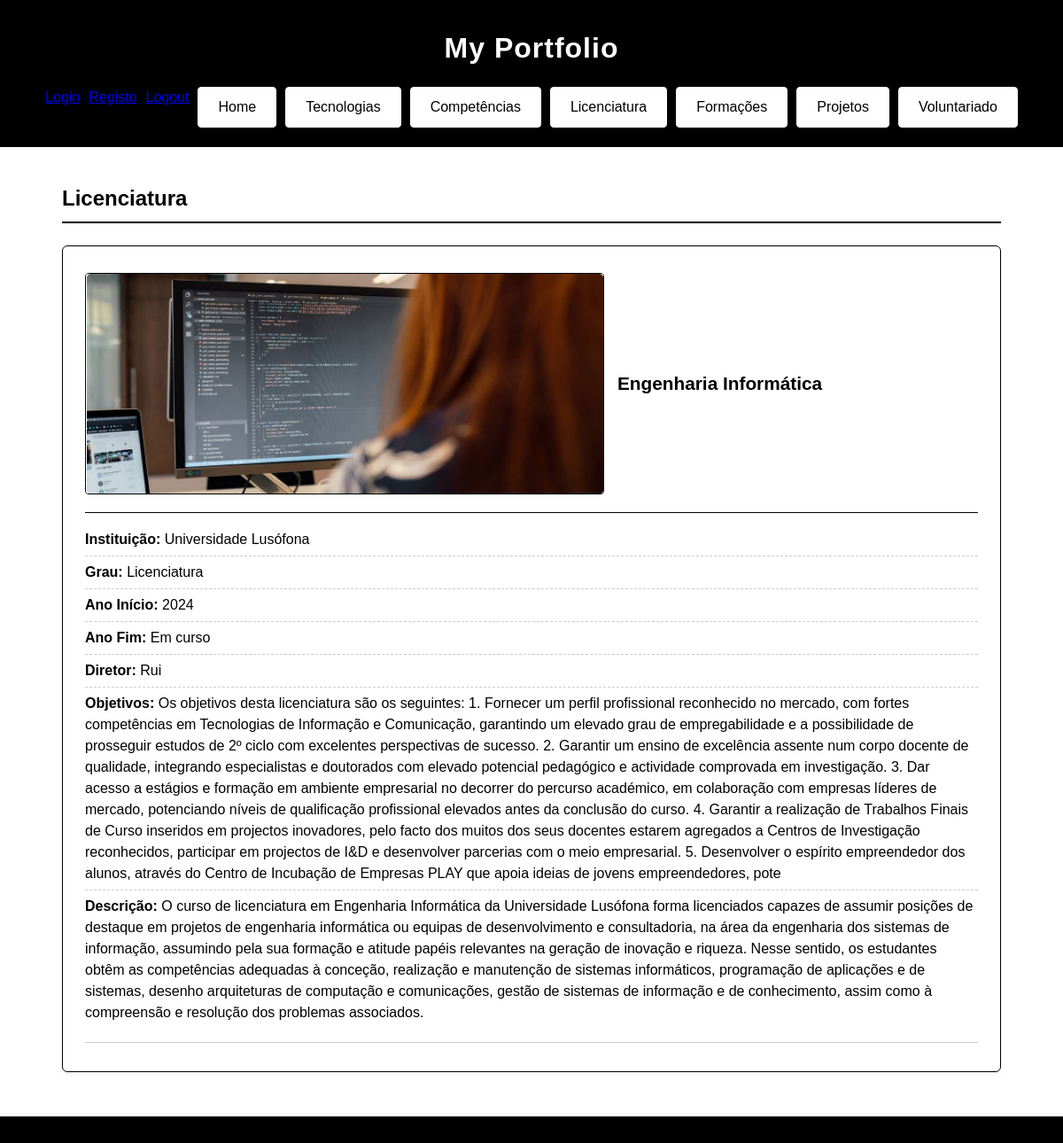
Page /licenciatura/ on the committed database.
### portfolio/models.py (models this page shows, shortened)
class Licenciatura(models.Model):
    nome = models.CharField(max_length=200)
    instituicao = models.CharField(max_length=200, default="Universidade Lusófona")
    grau = models.CharField(max_length=100, default="Licenciatura")
    ano_inicio = models.IntegerField()
    ano_fim = models.IntegerField(blank=True, null=True)
    diretor = models.CharField(max_length=100)
    objetivos = models.TextField()
    descricao = models.TextField()
    logotipo = models.FileField(upload_to='logos_licenciatura/', blank=True, null=True)

### portfolio/views.py (the view)
# urls.py: path('licenciatura/', views.licenciatura_view, name="licenciatura"),
def licenciatura_view(request):
    licenciaturas = Licenciatura.objects.all()
    gestor = request.user.groups.filter(name='gestor-portfolio').exists()
    return render(request,'portfolio/licenciatura.html',{'licenciaturas':licenciaturas,'gestor': gestor,} )

### portfolio/templates/portfolio/licenciatura.html (shortened to what this page needs)
{% extends "portfolio/index.html" %}
{% block content %}
    <h2>Licenciatura</h2>
    <section>
    {% for licenciatura in licenciaturas %}
        <div class="item-card">
            <div class="item-card-header">
                {% if licenciatura.logotipo %}
                    <img src="{{ licenciatura.logotipo.url }}" alt="Logo {{ licenciatura.nome }}" class="item-card-image-large">
                {% endif %}
                <h3>{{ licenciatura.nome }}</h3>
            </div>
            <div class="item-card-body">
                <ul>
                    <li><strong>Instituição:</strong> {{ licenciatura.instituicao }}</li>
                    <li><strong>Grau:</strong> {{ licenciatura.grau }}</li>
                    <li><strong>Ano Início:</strong> {{ licenciatura.ano_inicio }}</li>
                    <li><strong>Ano Fim:</strong> {{ licenciatura.ano_fim|default:"Em curso" }}</li>
                    <li><strong>Diretor:</strong> {{ licenciatura.diretor }}</li>
                    <li><strong>Objetivos:</strong> {{ licenciatura.objetivos }}</li>
                    <li><strong>Descrição:</strong> {{ licenciatura.descricao }}</li>
                </ul>
            </div>
            <div class="item-card-footer">
            </div>
        </div>
    {% endfor %}
    </section>
{% endblock %}

### portfolio/static/portfolio/indexStyle.css (style rules this page uses)
* { box-sizing: border-box; margin: 0; padding: 0; }
body { background-color: #ffffff; color: #000000; font-family: Arial, Helvetica, sans-serif; line-height: 1.5; }
main h2 { color: #000000; border-bottom: 2px solid #000000; padding-bottom: 8px; margin-bottom: 25px; }
.item-card { background-color: #ffffff; border: 1px solid #000000; border-radius: 6px; padding: 20px 25px; margin-bottom: 20px; box-shadow: 0 2px 4px rgba(0,0,0,0.08); transition: box-shadow 0.2s ease, transform 0.2s ease; }
.item-card-header { display: flex; align-items: center; gap: 15px; border-bottom: 1px solid #000000; padding-bottom: 10px; margin-bottom: 12px; }
.item-card-header h3 { color: #000000; font-size: 1.3rem; }
.item-card-body ul { list-style: none; padding: 0; }
.item-card-body li { padding: 6px 0; border-bottom: 1px dashed #cccccc; color: #000000; }
.item-card-body li:last-child { border-bottom: none; }
.item-card-image-large { max-width: 100%; height: auto; max-height: 250px; object-fit: contain; display: block; margin: 10px 0; border: 1px solid #000000; border-radius: 4px; }
.item-card-footer { display: flex; justify-content: flex-end; margin-top: 15px; padding-top: 12px; border-top: 1px solid #cccccc; }
.item-card-footer { display: flex; justify-content: flex-end; gap: 10px; align-items: center; margin-top: 15px; padding-top: 12px; border-top: 1px solid #cccccc; }

### rows in the picture
Licenciatura: logotipo (picture), nome "Engenharia Informática", instituicao "Universidade Lusófona", grau "Licenciatura", ano_inicio "2024", ano_fim "Em curso", diretor "Rui", objetivos "Os objetivos desta licenciatura são os seguintes: 1. Fornecer um perfil profissional reconhecido no mercado, com fortes competências em Tecnologias de Informação e Comunicação, garantindo um elevado grau de empregabilidade e a possibilidade de prosseguir estudos de 2º ciclo com excelentes perspectivas de sucesso. 2. Garantir um ensino de excelência assente num corpo docente de qualidade, integrando especialistas e doutorados com elevado potencial pedagógico e actividade comprovada em investigação. 3. Dar acesso a estágios e formação em ambiente empresarial no decorrer do percurso académico, em colaboração com empresas líderes de mercado, potenciando níveis de qualificação profissional…", descricao "O curso de licenciatura em Engenharia Informática da Universidade Lusófona forma licenciados capazes de assumir posições de destaque em projetos de engenharia informática ou equipas de desenvolvimento e consultadoria, na área da engenharia dos sistemas de informação, assumindo pela sua formação e atitude papéis relevantes na geração de inovação e riqueza. Nesse sentido, os estudantes obtêm as competências adequadas à conceção, realização e manutenção de sistemas informáticos, programação de aplicações e de sistemas, desenho arquiteturas de computação e comunicações, gestão de sistemas de informação e de conhecimento, assim como à compreensão e resolução dos problemas associados."
